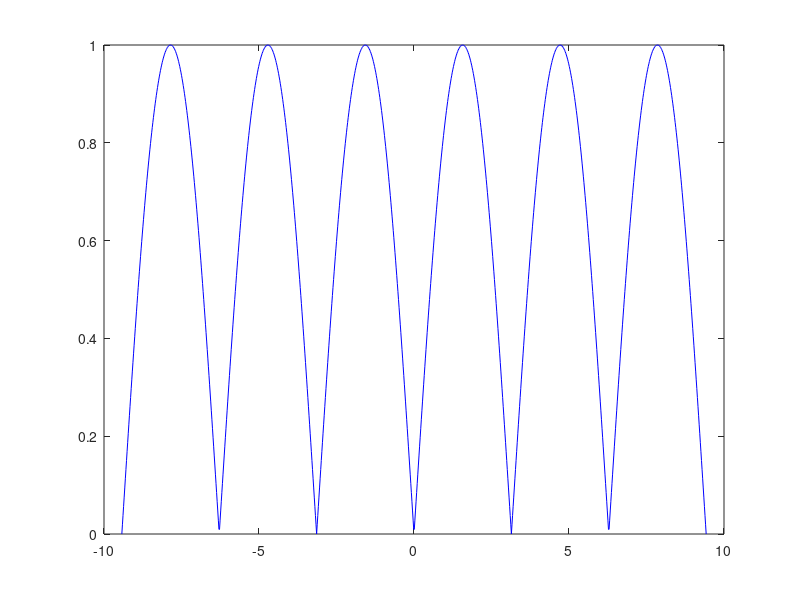
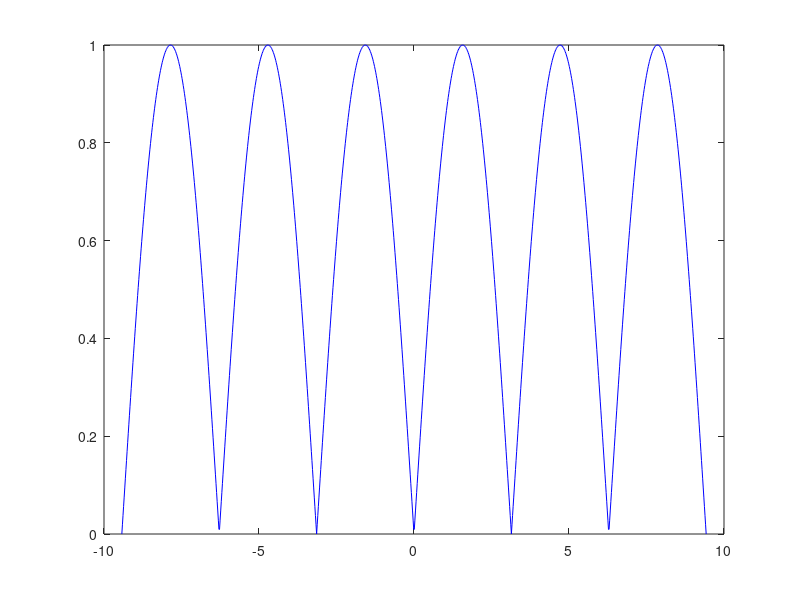
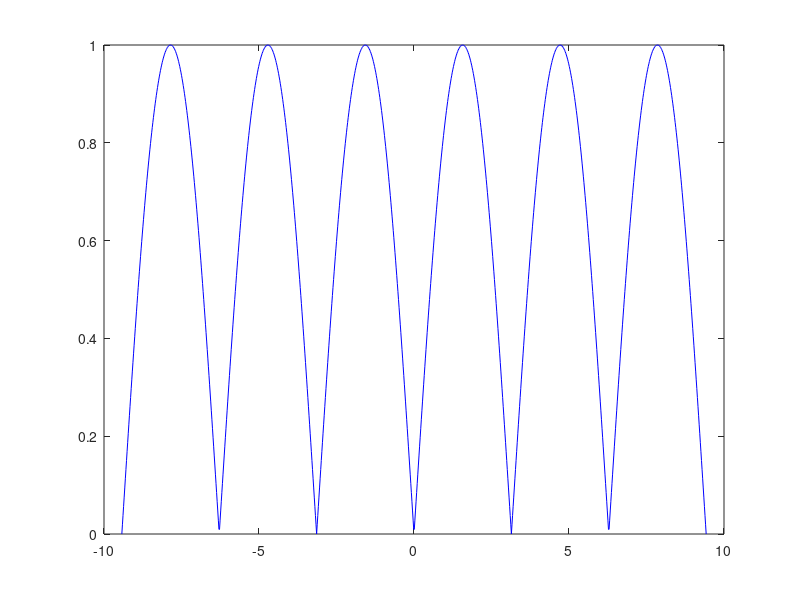
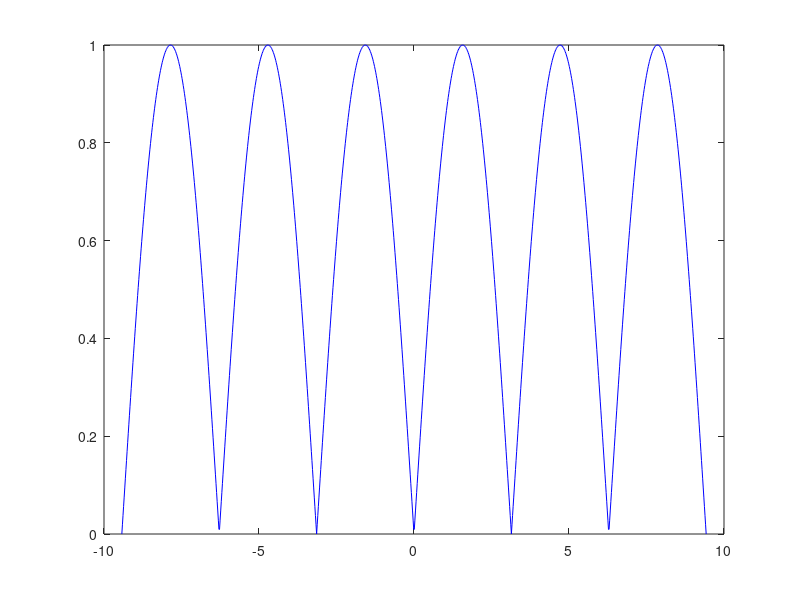

Reproduce these figures in MATLAB, in order.
clear all;
folder = 'third';
% Интервал [a,b]
a = -3*pi;
b = 3*pi;
k = 1000; % Количество точек
h = (b - a) / (k - 1); % Шаг
x = a : h : b; % Массив точек
y = sin(x); % Функция
xN(1) = x(1);
yN(1) = y(1);
m = 15;
for i = 1 : m
    W = vander(xN);
    A = inv(W) * yN';
    P = polyval(A, x);
    pogr(i) = max(abs(y - P));
    hx = (b - a) / i;
    for j = 1 : i
        xN(j + 1) = xN(j) + hx;
    end
    yN = sin(xN);
    saveas(plot(x, abs(y - P), 'b'), strcat(folder, '/plot', int2str(i), '.png'));
end
saveas(plot(log10(pogr), 'r'), strcat(folder, '/pogr', '.png'));